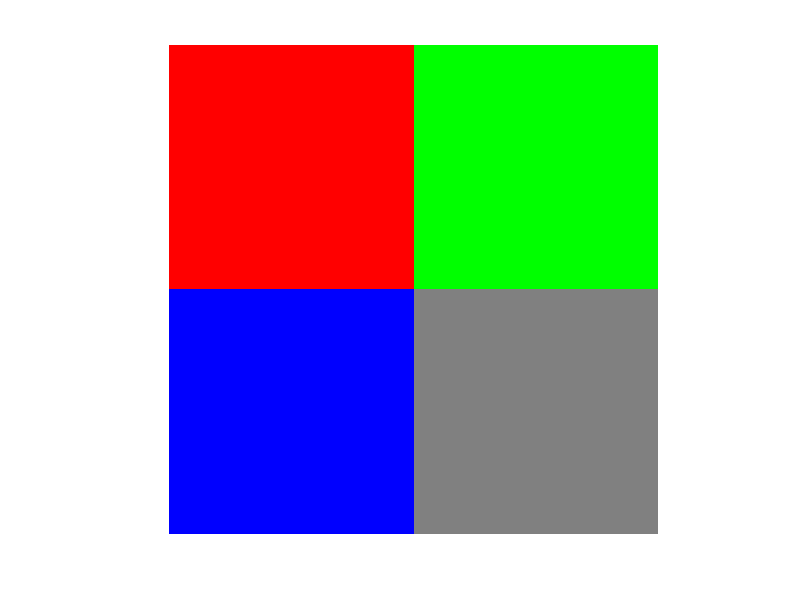

Write the MATLAB code that produced this figure. (Note: this script raises an error after producing the figure.)
% Example:
%
% Visualization of color images using a color palette. 
%
% Computer Vision Course
% (c) José ramón Iglesias(2020)

% We want to generate an image with the following 4 squares of 100x100
% pixels:
%
%
% +---------+---------+
% |         |         |
% |  Red    |  Green  |
% |         |         |
% +---------+---------+
% |         |         |
% |  Blue   |  Gray   |
% |         |         |
% +---------+---------+
%
close all
echo on

% Solution 1: we use a 3D matrix with RGB channels:
figure(1)
J = zeros(200,200,3,'uint8');
J(1:100,1:100,1)     = 255;
J(1:100,101:200,2)   = 255;
J(101:200,1:100,3)   = 255;
J(101:200,101:200,:) = 128;
imshow(J) % J has 3 dimensions
enterpause

% Solution 2: we use a color palette (variable 'map')
figure(2)
A = ones(100,100);
B = 2*A;
C = 3*A;
D = 4*A;
I = [A B;C D];
map = [1 0 0; 0 1 0; 0 0 1; 0.5 0.5 0.5];
imshow(I,map) % I has 2 dimensions
echo off

% Tip: If you want to convert 2D I with map into a 3D color image (without
% map) you can use the command K = ind2rgb(I,map). 
% In this example the K is equal to J.

